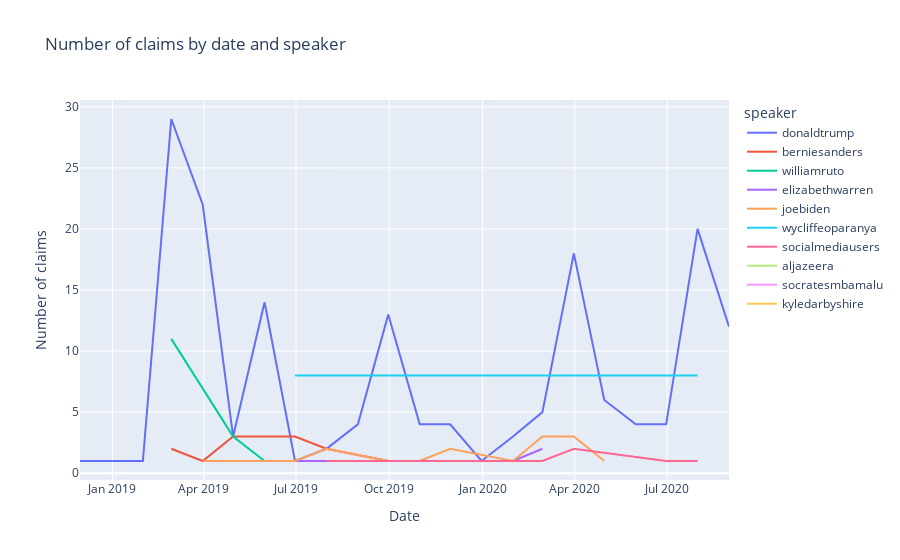

Notebook source saved alongside this figure:
### Code cell
# plot the time series of claims by date and speaker
fig = px.line(claims_by_date_speaker, x='claim_date', y='count', color='speaker', title='Number of claims by date and speaker', labels={'claim_date': 'Date', 'count': 'Number of claims'})
fig.show()

### Figure 1 — Plotly figure (JSON) as saved in the notebook; plotly's stock layout.template omitted (floating-point values rounded to 4 significant figures)
{"data": [{"hovertemplate": "speaker=donaldtrump<br>Date=%{x}<br>Number of claims=%{y}<extra></extra>", "legendgroup": "donaldtrump", "line": {"color": "#636efa", "dash": "solid"}, "marker": {"symbol": "circle"}, "mode": "lines", "name": "donaldtrump", "orientation": "v", "showlegend": true, "type": "scatter", "x": ["2018-11-30T00:00:00", "2018-12-31T00:00:00", "2019-01-31T00:00:00", "2019-02-28T00:00:00", "2019-03-31T00:00:00", "2019-04-30T00:00:00", "2019-05-31T00:00:00", "2019-06-30T00:00:00", "2019-07-31T00:00:00", "2019-08-31T00:00:00", "2019-09-30T00:00:00", "2019-10-31T00:00:00", "2019-11-30T00:00:00", "2019-12-31T00:00:00", "2020-01-31T00:00:00", "2020-02-29T00:00:00", "2020-03-31T00:00:00", "2020-04-30T00:00:00", "2020-05-31T00:00:00", "2020-06-30T00:00:00", "2020-07-31T00:00:00", "2020-08-31T00:00:00"], "xaxis": "x", "y": [1, 1, 1, 29, 22, 3, 14, 1, 2, 4, 13, 4, 4, 1, 3, 5, 18, 6, 4, 4, 20, 12], "yaxis": "y"}, {"hovertemplate": "speaker=berniesanders<br>Date=%{x}<br>Number of claims=%{y}<extra></extra>", "legendgroup": "berniesanders", "line": {"color": "#EF553B", "dash": "solid"}, "marker": {"symbol": "circle"}, "mode": "lines", "name": "berniesanders", "orientation": "v", "showlegend": true, "type": "scatter", "x": ["2019-02-28T00:00:00", "2019-03-31T00:00:00", "2019-04-30T00:00:00", "2019-06-30T00:00:00", "2019-07-31T00:00:00", "2019-09-30T00:00:00", "2019-10-31T00:00:00"], "xaxis": "x", "y": [2, 1, 3, 3, 2, 1, 1], "yaxis": "y"}, {"hovertemplate": "speaker=williamruto<br>Date=%{x}<br>Number of claims=%{y}<extra></extra>", "legendgroup": "williamruto", "line": {"color": "#00cc96", "dash": "solid"}, "marker": {"symbol": "circle"}, "mode": "lines", "name": "williamruto", "orientation": "v", "showlegend": true, "type": "scatter", "x": ["2019-02-28T00:00:00", "2019-04-30T00:00:00", "2019-05-31T00:00:00"], "xaxis": "x", "y": [11, 3, 1], "yaxis": "y"}, {"hovertemplate": "speaker=elizabethwarren<br>Date=%{x}<br>Number of claims=%{y}<extra></extra>", "legendgroup": "elizabethwarren", "line": {"color": "#ab63fa", "dash": "solid"}, "marker": {"symbol": "circle"}, "mode": "lines", "name": "elizabethwarren", "orientation": "v", "showlegend": true, "type": "scatter", "x": ["2019-03-31T00:00:00", "2019-06-30T00:00:00", "2020-01-31T00:00:00", "2020-02-29T00:00:00"], "xaxis": "x", "y": [1, 1, 1, 2], "yaxis": "y"}, {"hovertemplate": "speaker=joebiden<br>Date=%{x}<br>Number of claims=%{y}<extra></extra>", "legendgroup": "joebiden", "line": {"color": "#FFA15A", "dash": "solid"}, "marker": {"symbol": "circle"}, "mode": "lines", "name": "joebiden", "orientation": "v", "showlegend": true, "type": "scatter", "x": ["2019-03-31T00:00:00", "2019-04-30T00:00:00", "2019-06-30T00:00:00", "2019-07-31T00:00:00", "2019-09-30T00:00:00", "2019-10-31T00:00:00", "2019-11-30T00:00:00", "2020-01-31T00:00:00", "2020-02-29T00:00:00", "2020-03-31T00:00:00", "2020-04-30T00:00:00"], "xaxis": "x", "y": [1, 1, 1, 2, 1, 1, 2, 1, 3, 3, 1], "yaxis": "y"}, {"hovertemplate": "speaker=wycliffeoparanya<br>Date=%{x}<br>Number of claims=%{y}<extra></extra>", "legendgroup": "wycliffeoparanya", "line": {"color": "#19d3f3", "dash": "solid"}, "marker": {"symbol": "circle"}, "mode": "lines", "name": "wycliffeoparanya", "orientation": "v", "showlegend": true, "type": "scatter", "x": ["2019-06-30T00:00:00", "2020-07-31T00:00:00"], "xaxis": "x", "y": [8, 8], "yaxis": "y"}, {"hovertemplate": "speaker=socialmediausers<br>Date=%{x}<br>Number of claims=%{y}<extra></extra>", "legendgroup": "socialmediausers", "line": {"color": "#FF6692", "dash": "solid"}, "marker": {"symbol": "circle"}, "mode": "lines", "name": "socialmediausers", "orientation": "v", "showlegend": true, "type": "scatter", "x": ["2019-07-31T00:00:00", "2019-11-30T00:00:00", "2020-02-29T00:00:00", "2020-03-31T00:00:00", "2020-06-30T00:00:00", "2020-07-31T00:00:00"], "xaxis": "x", "y": [1, 1, 1, 2, 1, 1], "yaxis": "y"}, {"hovertemplate": "speaker=aljazeera<br>Date=%{x}<br>Number of claims=%{y}<extra></extra>", "legendgroup": "aljazeera", "line": {"color": "#B6E880", "dash": "solid"}, "marker": {"symbol": "circle"}, "mode": "lines", "name": "aljazeera", "orientation": "v", "showlegend": true, "type": "scatter", "x": ["2019-10-31T00:00:00"], "xaxis": "x", "y": [5], "yaxis": "y"}, {"hovertemplate": "speaker=socratesmbamalu<br>Date=%{x}<br>Number of claims=%{y}<extra></extra>", "legendgroup": "socratesmbamalu", "line": {"color": "#FF97FF", "dash": "solid"}, "marker": {"symbol": "circle"}, "mode": "lines", "name": "socratesmbamalu", "orientation": "v", "showlegend": true, "type": "scatter", "x": ["2019-10-31T00:00:00"], "xaxis": "x", "y": [13], "yaxis": "y"}, {"hovertemplate": "speaker=kyledarbyshire<br>Date=%{x}<br>Number of claims=%{y}<extra></extra>", "legendgroup": "kyledarbyshire", "line": {"color": "#FECB52", "dash": "solid"}, "marker": {"symbol": "circle"}, "mode": "lines", "name": "kyledarbyshire", "orientation": "v", "showlegend": true, "type": "scatter", "x": ["2020-06-30T00:00:00"], "xaxis": "x", "y": [8], "yaxis": "y"}], "layout": {"legend": {"title": {"text": "speaker"}, "tracegroupgap": 0}, "title": {"text": "Number of claims by date and speaker"}, "xaxis": {"anchor": "y", "domain": [0, 1], "title": {"text": "Date"}}, "yaxis": {"anchor": "x", "domain": [0, 1], "title": {"text": "Number of claims"}}}}
